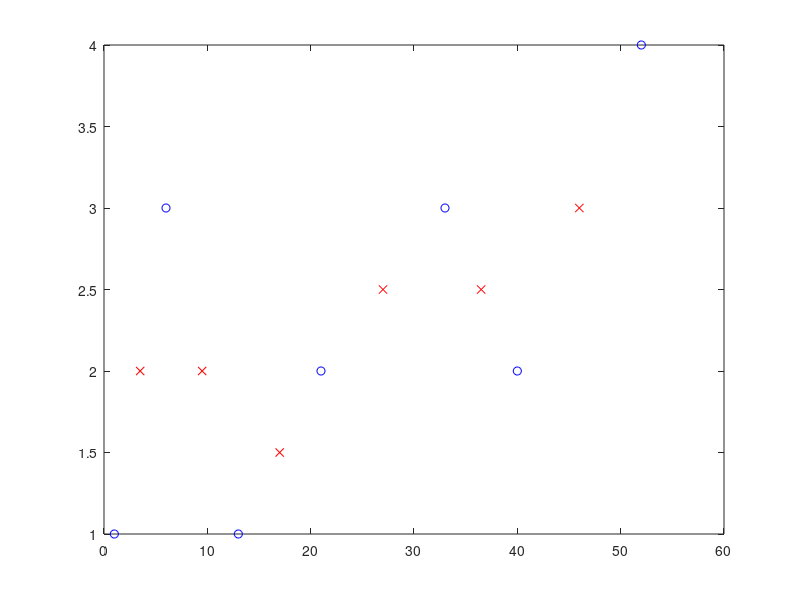

The MATLAB source for this figure: (Note: this script raises an error after producing the figure.)
%Cubic spline test code

%Arrays X and Y contain coordinates of pothole locations
X = [1,6,13,21,33,40,52] %Define x-values (must be increasing to the right)
Y = [1,3,1,2,3,2,4] %Define y-values

for k=[1:length(X)] %Plot potholes as blue circles
plot(X(k), Y(k), 'bo')
hold on
end

for k=[1:length(X)-1] %Take midpoints between potholes to find interpolation points
A(k) = X(k)+(X(k+1)-X(k))/2;
B(k) = min(Y(k),Y(k+1))+abs((Y(k+1)-Y(k))/2);
end

for k=[1:length(X)-1] %Plot driving line in red
plot(A(k), B(k), 'rx')
hold on
end

plotspline2(A,B)